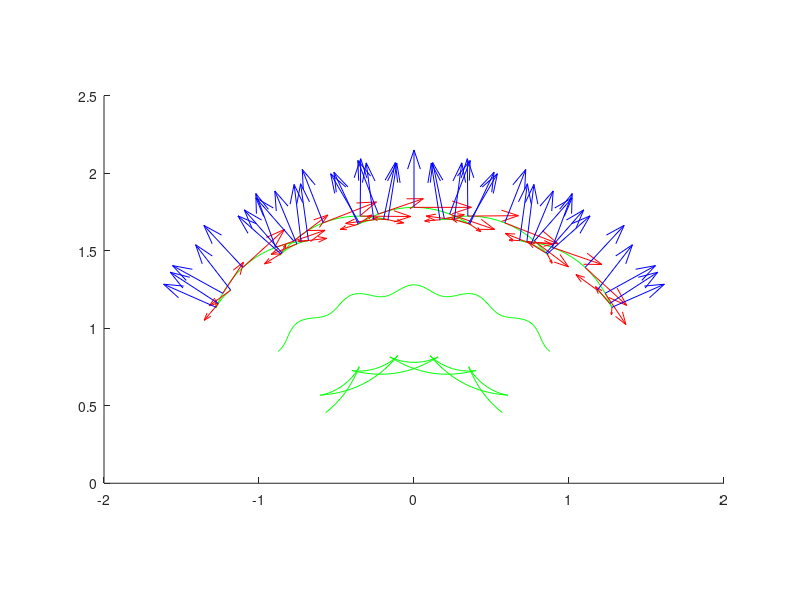

Recreate this plot in MATLAB.
clear;
clc;
g_a = 0.03;
g_f = 20;
K=0.8;
L = 2;
h=1;

num_points = 200;

R = 1/K;
delta = L/num_points;
a1 = 0:delta:L;

a2 = [-h/2, 0, h/2];

ar = pi/2+(L-2*a1)/(2*R);

r(1,:)=(R + g_a.*cos(g_f.*ar)).*cos(ar);
r(2,:)=(R + g_a.*cos(g_f.*ar)).*sin(ar);

a=g_a*g_f*K.*sin(g_f.*ar);
b=(1+g_a*K.*cos(g_f.*ar));

n(1,:)=-a.*sin(ar)+b.*cos(ar);
n(2,:)=a.*cos(ar)+b.*sin(ar);

length_n=sqrt(a.*a+b.*b); 

n=n./length_n;

l = sqrt(n(1,:).*n(1,:)+n(2,:).*n(2,:));

figure;
hold on;  
for i=1:length(a2)
  R=r+a2(i)*n;
  plot(R(1,:),R(2,:), 'g');
end

alpha2 = a2(3);

x=r(1,:)+alpha2*n(1,:);
y=r(2,:)+alpha2*n(2,:);

l2 = a.*a+b.*b;
dl = sqrt(l2.*l2.*l2);
%
%dn(1,:)=l2.*(2*g_a*g_f*K*K.*sin(g_f*ar).*cos(ar)+(g_a*K*K*(1+g_f*g_f).*cos(g_f*ar)+K).*sin(ar));
dn(2,:)=l2.*(2*g_a*g_f*K*K.*sin(g_f*ar).*sin(ar)-(g_a*K*K*(1+g_f*g_f).*cos(g_f*ar)+K).*cos(ar));
%dn(1,:)=dn(1,:)-(1+g_a*(1-g_f*g_f)*K.*cos(g_f*ar)).*(g_a*g_f*K*K.*sin(g_f*ar)).*((1+g_a*K.*cos(g_f.*ar)).*cos(ar)-g_a*g_f*K*sin(g_f.*ar).*sin(ar));
dn(2,:)=dn(2,:)-(1+g_a*(1-g_f*g_f)*K.*cos(g_f*ar)).*(g_a*g_f*K*K.*sin(g_f*ar)).*((1+g_a*K.*cos(g_f.*ar)).*sin(ar)+g_a*g_f*K*sin(g_f.*ar).*cos(ar));


dn(1,:)=g_a*g_f*K*K.*sin(g_f*ar).*cos(ar).*(1+2*g_f*g_f*g_a*g_a*K*K+(2+g_f*g_f)*g_a*K.*cos(g_f*ar)+g_a*g_a*K*K.*cos(g_f*ar).*cos(g_f*ar).*(1-g_f*g_f));
dn(1,:)=dn(1,:)+sin(ar).*(K+g_a*K*K.*cos(g_f*ar).*(3+g_f*g_f+2*g_f*g_f*g_f*g_f*g_a*g_a*K*K)+g_a*g_a*K*K*K.*cos(g_f*ar).*cos(g_f*ar)*(3+2*g_f*g_f)+g_a*g_a*g_a*K*K*K*K.*cos(g_f*ar).*cos(g_f*ar).*cos(g_f*ar)*(1+g_f*g_f-2*g_f*g_f*g_f*g_f));

%dn(2,:)=g_a*g_f*K*K.*sin(g_f*ar).*cos(ar).*(1+2*g_f*g_f*g_a*g_a*K*K+(2+g_f*g_f)*g_a*K.*cos(g_f*ar)+g_a*g_a*K*K.*cos(g_f*ar).*cos(g_f*ar).*(1-g_f*g_f));
%dn(2,:)=dn(1,:)-sin(ar).*(K+g_a*K*K.*cos(g_f*ar).*(3+g_f*g_f+2*g_f*g_f*g_f*g_f*g_a*g_a*K*K)+g_a*g_a*K*K*K.*cos(g_f*ar).*cos(g_f*ar)*(3+2*g_f*g_f)+g_a*g_a*g_a*K*K*K*K.*cos(g_f*ar).*cos(g_f*ar).*cos(g_f*ar)*(1+g_f*g_f-2*g_f*g_f*g_f*g_f));


dn=dn./dl;

dr(1,:)=a.*cos(ar)+b.*sin(ar);
dr(2,:)=a.*sin(ar)-b.*cos(ar);

R1=dr+alpha2*dn;
R2=n;

ip=5;

%quiver (x(1:ip:end),y(1:ip:end), v(1, 1:ip:end), v(2, 1:ip:end), 'k')

%quiver (x(1:ip:end),y(1:ip:end), dr(1, 1:ip:end), dr(2, 1:ip:end), 'm')
%quiver (x(1:ip:end),y(1:ip:end), dn(1, 1:ip:end), dn(2, 1:ip:end), 'c')

%R1'*R2

l = R1(1,:).*R2(1,:)+R1(2,:).*R2(2,:)

quiver (x(1:ip:end),y(1:ip:end), R1(1, 1:ip:end), R1(2, 1:ip:end), 'r')
quiver (x(1:ip:end),y(1:ip:end), R2(1, 1:ip:end), R2(2, 1:ip:end), 'b')

daspect([1 1 1])
